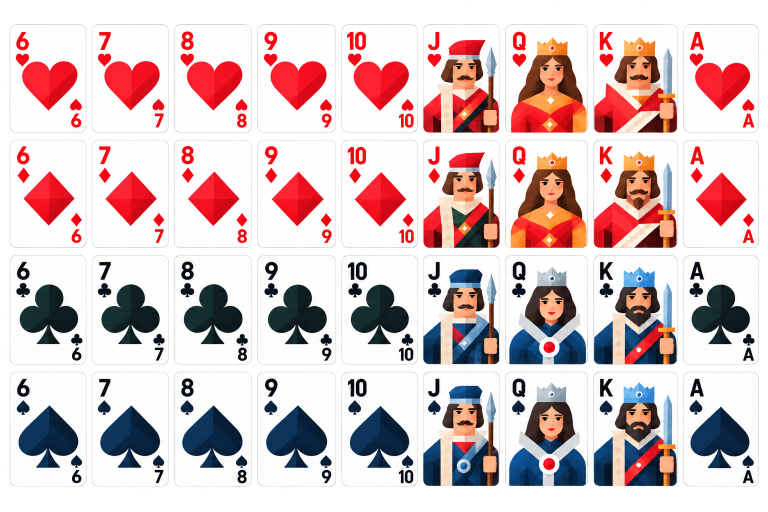
#> input picture 1.png, 1536 x 1024 px, found by its file name (shown at 1/2 size)
$ python slice_assets.py
#> lines starting #> are read from the running program, lines starting #| are printed output that depends on the picture
from PIL import Image
import os

os.makedirs('client/public/assets/cards', exist_ok=True)
os.makedirs('client/public/assets/avatars', exist_ok=True)

# 1. Slice 36 cards from 1.png and resize each to uniform standard (240, 360) (2:3 poker card ratio)
card_sheet = Image.open('1.png')
#> card_sheet is the input picture: PIL image 1536x1024 RGBA; mean R, G, B, A 207, 184.8, 186.4, 198.3

rows = [
    (49, 266),   # HEARTS
    (279, 496),  # DIAMONDS
    (511, 729),  # CLUBS
    (743, 973)   # SPADES
]

cols = [
    (19, 173),   # 6
    (183, 337),  # 7
    (348, 503),  # 8
    (514, 672),  # 9
    (683, 836),  # 10
    (846, 1000), # J
    (1011, 1176),# Q
    (1187, 1356),# K
    (1367, 1518) # A
]

suits = ['HEARTS', 'DIAMONDS', 'CLUBS', 'SPADES']
ranks = ['6', '7', '8', '9', '10', 'J', 'Q', 'K', 'A']

TARGET_SIZE = (240, 360)

for r_idx, suit in enumerate(suits):
    y1, y2 = rows[r_idx]
    for c_idx, rank in enumerate(ranks):
        x1, x2 = cols[c_idx]
        card = card_sheet.crop((x1, y1, x2, y2))
        card_resized = card.resize(TARGET_SIZE, Image.Resampling.LANCZOS)
        filename = f"{suit}_{rank}.png"
        card_resized.save(os.path.join('client/public/assets/cards', filename), 'PNG')
#> this loop made 4 passes
#> pass 1, `card_resized.save(os.path.join('client/public/assets/cards', filename)..`:
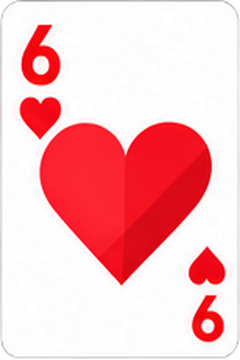
#> saved as HEARTS_6.png: PIL image 240x360 RGBA; mean R, G, B, A 248.1, 189.3, 192.9, 248.7; transparent parts drawn white
#> pass 1, `card_resized.save(os.path.join('client/public/assets/cards', filename)..`:
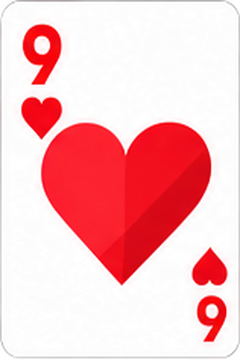
#> saved as HEARTS_9.png: PIL image 240x360 RGBA; mean R, G, B, A 248, 190, 193.6, 250.1; transparent parts drawn white
#> after the loop:
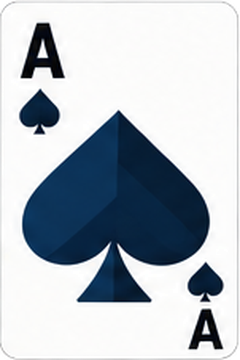
#> card_resized: PIL image 240x360 RGBA; mean R, G, B, A 179.2, 187.1, 194.9, 249.2; transparent parts drawn white

print(f"Saved all 36 updated cards resized to {TARGET_SIZE} successfully.")
#| Saved all 36 updated cards resized to (240, 360) successfully.

# 2. Save uniform card back from 2.png
back_img = Image.open('2.png')
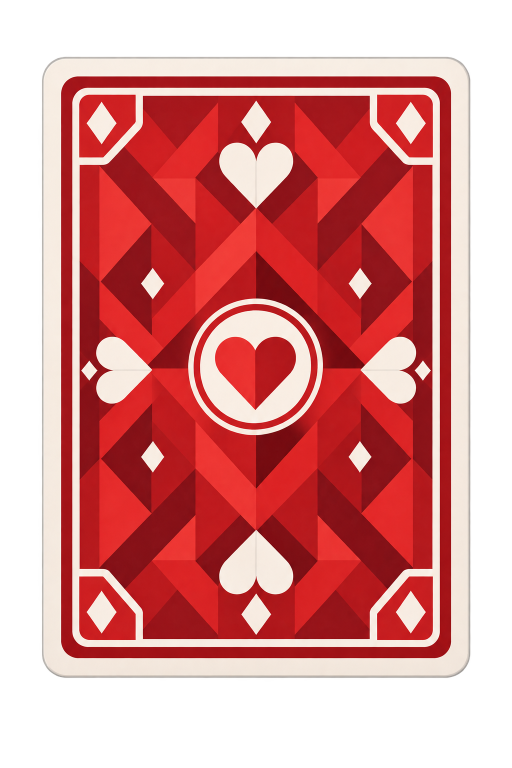
#> input picture 2.png, 1024 x 1536 px, found by its file name (shown at 1/2 size)
#> back_img is the input picture: PIL image 1024x1536 RGBA; mean R, G, B, A 176.9, 100.3, 98.2, 170.7
back_bbox = back_img.getbbox() # (49, 33, 945, 1500)
#> back_bbox = (49, 33, 945, 1500)
card_back = back_img.crop(back_bbox).resize(TARGET_SIZE, Image.Resampling.LANCZOS)
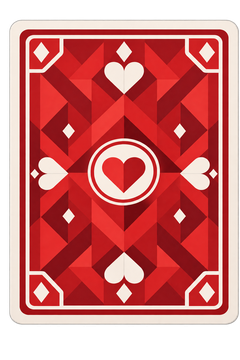
#> card_back: PIL image 240x360 RGBA; mean R, G, B, A 164.4, 74.8, 74, 204.3; transparent parts drawn white
card_back.save('client/public/assets/cards/BACK.png', 'PNG')
print(f"Saved updated card back BACK.png (size: {card_back.size})")
#| Saved updated card back BACK.png (size: (240, 360))

# 3. Save new 3D deck stack image from 3.png
deck_img = Image.open('3.png')
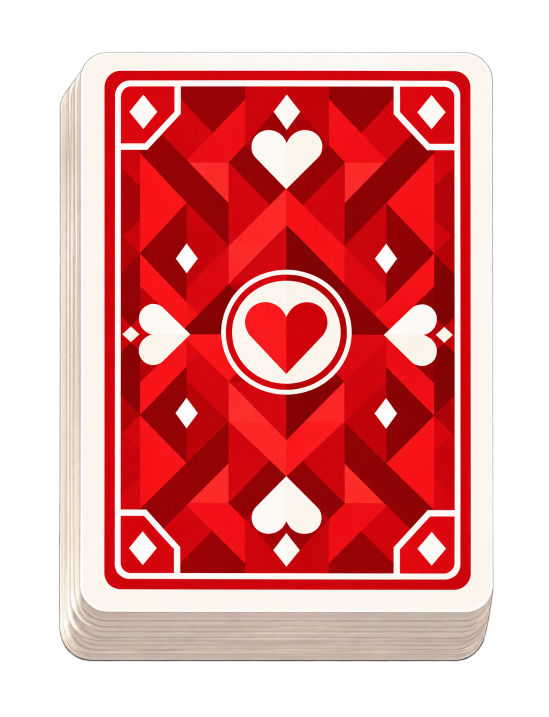
#> input picture 3.png, 1098 x 1433 px, found by its file name (shown at 1/2 size)
#> deck_img is the input picture: PIL image 1098x1433 RGBA; mean R, G, B, A 144.3, 66.7, 66.6, 168.6
deck_bbox = deck_img.getbbox()
#> deck_bbox = (111, 53, 1042, 1409)
deck_crop = deck_img.crop(deck_bbox)
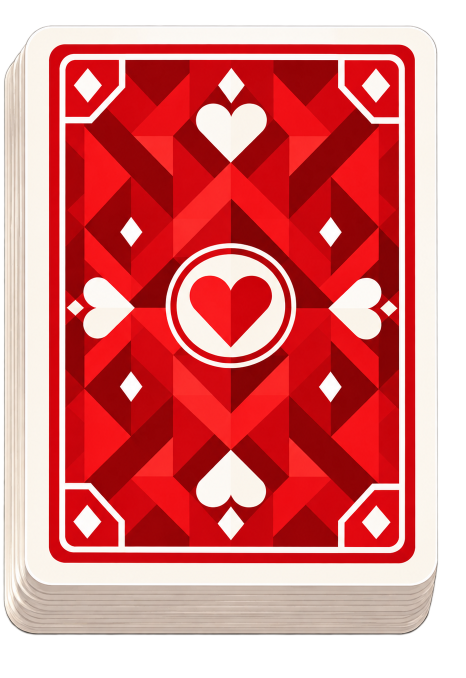
#> deck_crop: PIL image 931x1356 RGBA (shown at 1/2 size); mean R, G, B, A 179.8, 83.2, 83, 210.2; transparent parts drawn white
deck_crop.save('client/public/assets/cards/DECK.png', 'PNG')
print(f"Saved updated 3D deck DECK.png (size: {deck_crop.size})")
#| Saved updated 3D deck DECK.png (size: (931, 1356))
